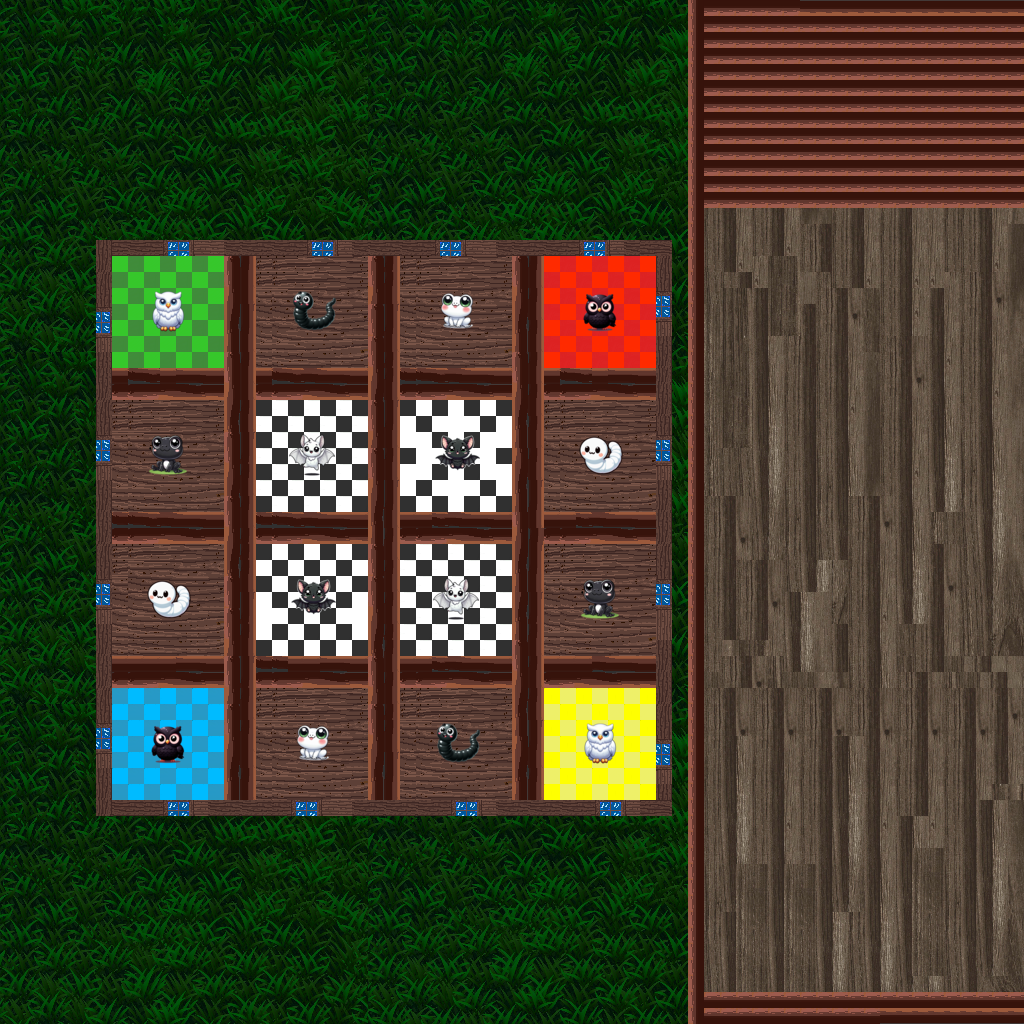

A 2D game scene composited from a Tiled map and its tileset images. What follows is a short description and the map's XML, with each tile layer's data collapsed to a summary:
An orthogonal 64x64 tile map with 16x16 px tiles, 3 tile layers (Ground, Floor, Walls), 17 tilesets and 16 objects.

<map version="1.10" tiledversion="1.11.0" orientation="orthogonal" renderorder="right-down" width="64" height="64" tilewidth="16" tileheight="16" infinite="0" nextlayerid="26" nextobjectid="60">
 <tileset firstgid="1" name="Room floor 2" tilewidth="16" tileheight="16" tilecount="36" columns="6">
  <image source="Room floor 2.png" width="100" height="100" />
 </tileset>
 <tileset firstgid="37" name="Horizontal wall" tilewidth="16" tileheight="16" tilecount="36" columns="6">
  <image source="Horizontal wall.png" width="100" height="100" />
 </tileset>
 <tileset firstgid="73" name="Wall pixel 2" tilewidth="16" tileheight="16" tilecount="6" columns="6">
  <image source="Wall pixel 2.png" width="100" height="20" />
 </tileset>
 <tileset firstgid="79" name="Horizontal wall" tilewidth="16" tileheight="16" tilecount="36" columns="6">
  <image source="Horizontal wall.png" width="100" height="100" />
 </tileset>
 <tileset firstgid="115" name="Color paint" tilewidth="16" tileheight="16" tilecount="36" columns="6">
  <image source="Color paint.png" width="100" height="100" />
 </tileset>
 <tileset firstgid="151" name="Color paint 2" tilewidth="16" tileheight="16" tilecount="36" columns="6">
  <image source="Color paint 2.png" width="100" height="100" />
 </tileset>
 <tileset firstgid="187" name="paint color 3" tilewidth="16" tileheight="16" tilecount="36" columns="6">
  <image source="paint color 3.png" width="100" height="100" />
 </tileset>
 <tileset firstgid="223" name="Screenshot 2025-01-01 234256" tilewidth="16" tileheight="16" tilecount="528" columns="24">
  <image source="Screenshot 2025-01-01 234256.png" width="395" height="358" />
 </tileset>
 <tileset firstgid="751" name="wooden foor" tilewidth="16" tileheight="16" tilecount="2542" columns="62">
  <image source="wooden foor.png" width="1000" height="667" />
 </tileset>
 <tileset firstgid="3293" name="Black bat" tilewidth="16" tileheight="16" tilecount="9" columns="3">
  <image source="Black bat.png" width="48" height="48" />
 </tileset>
 <tileset firstgid="3302" name="Black frog" tilewidth="16" tileheight="16" tilecount="9" columns="3">
  <image source="Black frog.png" width="48" height="48" />
 </tileset>
 <tileset firstgid="3311" name="Black owl" tilewidth="16" tileheight="16" tilecount="9" columns="3">
  <image source="Black owl.png" width="48" height="48" />
 </tileset>
 <tileset firstgid="3320" name="Black worm" tilewidth="16" tileheight="16" tilecount="9" columns="3">
  <image source="Black worm.png" width="48" height="48" />
 </tileset>
 <tileset firstgid="3329" name="White bat" tilewidth="16" tileheight="16" tilecount="9" columns="3">
  <image source="White bat.png" width="48" height="48" />
 </tileset>
 <tileset firstgid="3338" name="White frog" tilewidth="16" tileheight="16" tilecount="9" columns="3">
  <image source="White frog.png" width="48" height="48" />
 </tileset>
 <tileset firstgid="3347" name="White owl" tilewidth="16" tileheight="16" tilecount="9" columns="3">
  <image source="White owl.png" width="48" height="48" />
 </tileset>
 <tileset firstgid="3356" name="White worm" tilewidth="16" tileheight="16" tilecount="9" columns="3">
  <image source="White worm.png" width="48" height="48" />
 </tileset>
 <layer id="1" name="Ground" width="64" height="64">
  <data>[4096 cells, 4096 non-empty, 702 distinct tile ids]</data>
 </layer>
 <layer id="2" name="Floor" width="64" height="64" locked="1">
  <data>[4096 cells, 784 non-empty, 47 distinct tile ids]</data>
 </layer>
 <objectgroup id="24" name="Rooms">
  <object id="29" x="112" y="256" width="112" height="112" />
  <object id="30" x="256" y="256" width="112" height="112" />
  <object id="31" x="400" y="256" width="112" height="112" />
  <object id="32" x="544" y="256" width="112" height="112" />
  <object id="48" x="112" y="400" width="112" height="112" />
  <object id="49" x="256" y="400" width="112" height="112" />
  <object id="50" x="400" y="400" width="112" height="112" />
  <object id="51" x="544" y="400" width="112" height="112" />
  <object id="52" x="112" y="544" width="112" height="112" />
  <object id="53" x="256" y="544" width="112" height="112" />
  <object id="54" x="400" y="544" width="112" height="112" />
  <object id="55" x="544" y="544" width="112" height="112" />
  <object id="56" x="112" y="688" width="112" height="112" />
  <object id="57" x="256" y="688" width="112" height="112" />
  <object id="58" x="400" y="688" width="112" height="112" />
  <object id="59" x="544" y="688" width="112" height="112" />
 </objectgroup>
 <layer id="3" name="Walls" width="64" height="64">
  <data>[4096 cells, 656 non-empty, 90 distinct tile ids]</data>
 </layer>
</map>